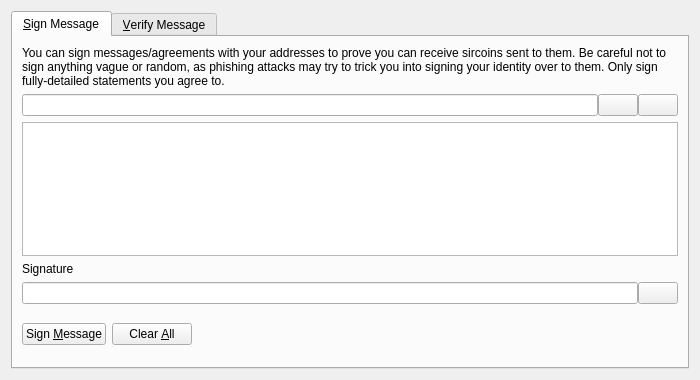
<?xml version="1.0" encoding="UTF-8"?>
<ui version="4.0">
 <class>SignVerifyMessageDialog</class>
 <widget class="QDialog" name="SignVerifyMessageDialog">
  <property name="geometry">
   <rect>
    <x>0</x>
    <y>0</y>
    <width>700</width>
    <height>380</height>
   </rect>
  </property>
  <property name="windowTitle">
   <string>Signatures - Sign / Verify a Message</string>
  </property>
  <property name="modal">
   <bool>true</bool>
  </property>
  <layout class="QVBoxLayout" name="verticalLayout">
   <item>
    <widget class="QTabWidget" name="tabWidget">
     <property name="currentIndex">
      <number>0</number>
     </property>
     <widget class="QWidget" name="tabSignMessage">
      <attribute name="title">
       <string>&amp;Sign Message</string>
      </attribute>
      <layout class="QVBoxLayout" name="verticalLayout_SM">
       <item>
        <widget class="QLabel" name="infoLabel_SM">
         <property name="text">
          <string>You can sign messages/agreements with your addresses to prove you can receive sircoins sent to them. Be careful not to sign anything vague or random, as phishing attacks may try to trick you into signing your identity over to them. Only sign fully-detailed statements you agree to.</string>
         </property>
         <property name="textFormat">
          <enum>Qt::PlainText</enum>
         </property>
         <property name="wordWrap">
          <bool>true</bool>
         </property>
        </widget>
       </item>
       <item>
        <layout class="QHBoxLayout" name="horizontalLayout_1_SM">
         <property name="spacing">
          <number>0</number>
         </property>
         <item>
          <widget class="QValidatedLineEdit" name="addressIn_SM">
           <property name="toolTip">
            <string>The Sircoin address to sign the message with</string>
           </property>
          </widget>
         </item>
         <item>
          <widget class="QPushButton" name="addressBookButton_SM">
           <property name="toolTip">
            <string>Choose previously used address</string>
           </property>
           <property name="text">
            <string/>
           </property>
           <property name="icon">
            <iconset resource="../bitcoin.qrc">
             <normaloff>:/icons/address-book</normaloff>:/icons/address-book</iconset>
           </property>
           <property name="shortcut">
            <string>Alt+A</string>
           </property>
           <property name="autoDefault">
            <bool>false</bool>
           </property>
          </widget>
         </item>
         <item>
          <widget class="QPushButton" name="pasteButton_SM">
           <property name="toolTip">
            <string>Paste address from clipboard</string>
           </property>
           <property name="text">
            <string/>
           </property>
           <property name="icon">
            <iconset resource="../bitcoin.qrc">
             <normaloff>:/icons/editpaste</normaloff>:/icons/editpaste</iconset>
           </property>
           <property name="shortcut">
            <string>Alt+P</string>
           </property>
           <property name="autoDefault">
            <bool>false</bool>
           </property>
          </widget>
         </item>
        </layout>
       </item>
       <item>
        <widget class="QPlainTextEdit" name="messageIn_SM">
         <property name="toolTip">
          <string>Enter the message you want to sign here</string>
         </property>
        </widget>
       </item>
       <item>
        <widget class="QLabel" name="signatureLabel_SM">
         <property name="text">
          <string>Signature</string>
         </property>
         <property name="textFormat">
          <enum>Qt::PlainText</enum>
         </property>
        </widget>
       </item>
       <item>
        <layout class="QHBoxLayout" name="horizontalLayout_2_SM">
         <property name="spacing">
          <number>0</number>
         </property>
         <item>
          <widget class="QLineEdit" name="signatureOut_SM">
           <property name="font">
            <font>
             <italic>true</italic>
            </font>
           </property>
           <property name="readOnly">
            <bool>true</bool>
           </property>
          </widget>
         </item>
         <item>
          <widget class="QPushButton" name="copySignatureButton_SM">
           <property name="toolTip">
            <string>Copy the current signature to the system clipboard</string>
           </property>
           <property name="text">
            <string/>
           </property>
           <property name="icon">
            <iconset resource="../bitcoin.qrc">
             <normaloff>:/icons/editcopy</normaloff>:/icons/editcopy</iconset>
           </property>
           <property name="autoDefault">
            <bool>false</bool>
           </property>
          </widget>
         </item>
        </layout>
       </item>
       <item>
        <layout class="QHBoxLayout" name="horizontalLayout_3_SM">
         <item>
          <widget class="QPushButton" name="signMessageButton_SM">
           <property name="toolTip">
            <string>Sign the message to prove you own this Sircoin address</string>
           </property>
           <property name="text">
            <string>Sign &amp;Message</string>
           </property>
           <property name="icon">
            <iconset resource="../bitcoin.qrc">
             <normaloff>:/icons/edit</normaloff>:/icons/edit</iconset>
           </property>
           <property name="autoDefault">
            <bool>false</bool>
           </property>
          </widget>
         </item>
         <item>
          <widget class="QPushButton" name="clearButton_SM">
           <property name="toolTip">
            <string>Reset all sign message fields</string>
           </property>
           <property name="text">
            <string>Clear &amp;All</string>
           </property>
           <property name="icon">
            <iconset resource="../bitcoin.qrc">
             <normaloff>:/icons/remove</normaloff>:/icons/remove</iconset>
           </property>
           <property name="autoDefault">
            <bool>false</bool>
           </property>
          </widget>
         </item>
         <item>
          <spacer name="horizontalSpacer_1_SM">
           <property name="orientation">
            <enum>Qt::Horizontal</enum>
           </property>
           <property name="sizeHint" stdset="0">
            <size>
             <width>40</width>
             <height>48</height>
            </size>
           </property>
          </spacer>
         </item>
         <item>
          <widget class="QLabel" name="statusLabel_SM">
           <property name="font">
            <font>
             <weight>75</weight>
             <bold>true</bold>
            </font>
           </property>
           <property name="text">
            <string/>
           </property>
           <property name="wordWrap">
            <bool>true</bool>
           </property>
          </widget>
         </item>
         <item>
          <spacer name="horizontalSpacer_2_SM">
           <property name="orientation">
            <enum>Qt::Horizontal</enum>
           </property>
           <property name="sizeHint" stdset="0">
            <size>
             <width>40</width>
             <height>48</height>
            </size>
           </property>
          </spacer>
         </item>
        </layout>
       </item>
      </layout>
     </widget>
     <widget class="QWidget" name="tabVerifyMessage">
      <attribute name="title">
       <string>&amp;Verify Message</string>
      </attribute>
      <layout class="QVBoxLayout" name="verticalLayout_VM">
       <item>
        <widget class="QLabel" name="infoLabel_VM">
         <property name="text">
          <string>Enter the receiver's address, message (ensure you copy line breaks, spaces, tabs, etc. exactly) and signature below to verify the message. Be careful not to read more into the signature than what is in the signed message itself, to avoid being tricked by a man-in-the-middle attack. Note that this only proves the signing party receives with the address, it cannot prove sendership of any transaction!</string>
         </property>
         <property name="textFormat">
          <enum>Qt::PlainText</enum>
         </property>
         <property name="alignment">
          <set>Qt::AlignLeading|Qt::AlignLeft|Qt::AlignTop</set>
         </property>
         <property name="wordWrap">
          <bool>true</bool>
         </property>
        </widget>
       </item>
       <item>
        <layout class="QHBoxLayout" name="horizontalLayout_1_VM">
         <property name="spacing">
          <number>0</number>
         </property>
         <item>
          <widget class="QValidatedLineEdit" name="addressIn_VM">
           <property name="toolTip">
            <string>The Sircoin address the message was signed with</string>
           </property>
          </widget>
         </item>
         <item>
          <widget class="QPushButton" name="addressBookButton_VM">
           <property name="toolTip">
            <string>Choose previously used address</string>
           </property>
           <property name="text">
            <string/>
           </property>
           <property name="icon">
            <iconset resource="../bitcoin.qrc">
             <normaloff>:/icons/address-book</normaloff>:/icons/address-book</iconset>
           </property>
           <property name="shortcut">
            <string>Alt+A</string>
           </property>
           <property name="autoDefault">
            <bool>false</bool>
           </property>
          </widget>
         </item>
        </layout>
       </item>
       <item>
        <widget class="QPlainTextEdit" name="messageIn_VM"/>
       </item>
       <item>
        <widget class="QValidatedLineEdit" name="signatureIn_VM"/>
       </item>
       <item>
        <layout class="QHBoxLayout" name="horizontalLayout_2_VM">
         <item>
          <widget class="QPushButton" name="verifyMessageButton_VM">
           <property name="toolTip">
            <string>Verify the message to ensure it was signed with the specified Sircoin address</string>
           </property>
           <property name="text">
            <string>Verify &amp;Message</string>
           </property>
           <property name="icon">
            <iconset resource="../bitcoin.qrc">
             <normaloff>:/icons/transaction_0</normaloff>:/icons/transaction_0</iconset>
           </property>
           <property name="autoDefault">
            <bool>false</bool>
           </property>
          </widget>
         </item>
         <item>
          <widget class="QPushButton" name="clearButton_VM">
           <property name="toolTip">
            <string>Reset all verify message fields</string>
           </property>
           <property name="text">
            <string>Clear &amp;All</string>
           </property>
           <property name="icon">
            <iconset resource="../bitcoin.qrc">
             <normaloff>:/icons/remove</normaloff>:/icons/remove</iconset>
           </property>
           <property name="autoDefault">
            <bool>false</bool>
           </property>
          </widget>
         </item>
         <item>
          <spacer name="horizontalSpacer_1_VM">
           <property name="orientation">
            <enum>Qt::Horizontal</enum>
           </property>
           <property name="sizeHint" stdset="0">
            <size>
             <width>40</width>
             <height>48</height>
            </size>
           </property>
          </spacer>
         </item>
         <item>
          <widget class="QLabel" name="statusLabel_VM">
           <property name="font">
            <font>
             <weight>75</weight>
             <bold>true</bold>
            </font>
           </property>
           <property name="text">
            <string/>
           </property>
           <property name="wordWrap">
            <bool>true</bool>
           </property>
          </widget>
         </item>
         <item>
          <spacer name="horizontalSpacer_2_VM">
           <property name="orientation">
            <enum>Qt::Horizontal</enum>
           </property>
           <property name="sizeHint" stdset="0">
            <size>
             <width>40</width>
             <height>48</height>
            </size>
           </property>
          </spacer>
         </item>
        </layout>
       </item>
      </layout>
     </widget>
    </widget>
   </item>
  </layout>
 </widget>
 <customwidgets>
  <customwidget>
   <class>QValidatedLineEdit</class>
   <extends>QLineEdit</extends>
   <header>qt/qvalidatedlineedit.h</header>
  </customwidget>
 </customwidgets>
 <resources>
  <include location="../bitcoin.qrc"/>
 </resources>
 <connections/>
</ui>
